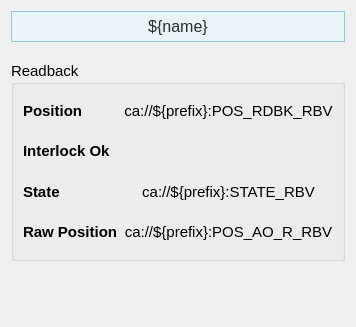
<?xml version="1.0" encoding="UTF-8"?>
<ui version="4.0">
 <class>Form</class>
 <widget class="QWidget" name="Form">
  <property name="geometry">
   <rect>
    <x>0</x>
    <y>0</y>
    <width>351</width>
    <height>327</height>
   </rect>
  </property>
  <property name="sizePolicy">
   <sizepolicy hsizetype="Preferred" vsizetype="Preferred">
    <horstretch>0</horstretch>
    <verstretch>0</verstretch>
   </sizepolicy>
  </property>
  <property name="windowTitle">
   <string>Form</string>
  </property>
  <layout class="QVBoxLayout" name="verticalLayout_2">
   <item>
    <widget class="PyDMLabel" name="PyDMLabel_11">
     <property name="maximumSize">
      <size>
       <width>16777215</width>
       <height>40</height>
      </size>
     </property>
     <property name="font">
      <font>
       <pointsize>12</pointsize>
      </font>
     </property>
     <property name="toolTip">
      <string/>
     </property>
     <property name="styleSheet">
      <string notr="true">    background-color: #e8f4f8;

    border: 1px solid #90c8e0;

    padding: 5px;

    color: rgb(43, 43, 43);</string>
     </property>
     <property name="text">
      <string>${name}</string>
     </property>
     <property name="alignment">
      <set>Qt::AlignCenter</set>
     </property>
    </widget>
   </item>
   <item>
    <spacer name="verticalSpacer_2">
     <property name="orientation">
      <enum>Qt::Vertical</enum>
     </property>
     <property name="sizeType">
      <enum>QSizePolicy::Fixed</enum>
     </property>
     <property name="sizeHint" stdset="0">
      <size>
       <width>20</width>
       <height>13</height>
      </size>
     </property>
    </spacer>
   </item>
   <item>
    <widget class="QGroupBox" name="groupBox">
     <property name="sizePolicy">
      <sizepolicy hsizetype="Preferred" vsizetype="Fixed">
       <horstretch>0</horstretch>
       <verstretch>0</verstretch>
      </sizepolicy>
     </property>
     <property name="minimumSize">
      <size>
       <width>0</width>
       <height>200</height>
      </size>
     </property>
     <property name="font">
      <font>
       <pointsize>11</pointsize>
      </font>
     </property>
     <property name="title">
      <string>Readback</string>
     </property>
     <layout class="QVBoxLayout" name="verticalLayout_14">
      <item>
       <layout class="QHBoxLayout" name="horizontalLayout_4" stretch="1,2">
        <item>
         <layout class="QVBoxLayout" name="verticalLayout">
          <item>
           <widget class="QLabel" name="interlock_ok_label_9">
            <property name="font">
             <font>
              <pointsize>11</pointsize>
             </font>
            </property>
            <property name="styleSheet">
             <string/>
            </property>
            <property name="text">
             <string>&lt;html&gt;&lt;head/&gt;&lt;body&gt;&lt;p&gt;&lt;span style=&quot; font-weight:600;&quot;&gt;Position&lt;/span&gt;&lt;/p&gt;&lt;/body&gt;&lt;/html&gt;</string>
            </property>
           </widget>
          </item>
          <item>
           <widget class="QLabel" name="interlock_ok_label_8">
            <property name="font">
             <font>
              <pointsize>11</pointsize>
             </font>
            </property>
            <property name="styleSheet">
             <string/>
            </property>
            <property name="text">
             <string>&lt;html&gt;&lt;head/&gt;&lt;body&gt;&lt;p&gt;&lt;span style=&quot; font-weight:600;&quot;&gt;Interlock Ok&lt;/span&gt;&lt;/p&gt;&lt;/body&gt;&lt;/html&gt;</string>
            </property>
           </widget>
          </item>
          <item>
           <widget class="QLabel" name="interlock_ok_label_11">
            <property name="font">
             <font>
              <pointsize>11</pointsize>
             </font>
            </property>
            <property name="styleSheet">
             <string/>
            </property>
            <property name="text">
             <string>&lt;html&gt;&lt;head/&gt;&lt;body&gt;&lt;p&gt;&lt;span style=&quot; font-weight:600;&quot;&gt;State&lt;/span&gt;&lt;/p&gt;&lt;/body&gt;&lt;/html&gt;</string>
            </property>
           </widget>
          </item>
          <item>
           <widget class="QLabel" name="interlock_ok_label_10">
            <property name="font">
             <font>
              <pointsize>11</pointsize>
             </font>
            </property>
            <property name="styleSheet">
             <string/>
            </property>
            <property name="text">
             <string>&lt;html&gt;&lt;head/&gt;&lt;body&gt;&lt;p&gt;&lt;span style=&quot; font-weight:600;&quot;&gt;Raw Position&lt;/span&gt;&lt;/p&gt;&lt;/body&gt;&lt;/html&gt;</string>
            </property>
           </widget>
          </item>
         </layout>
        </item>
        <item>
         <layout class="QVBoxLayout" name="verticalLayout_4">
          <item>
           <widget class="PyDMLabel" name="PyDMLabel_8">
            <property name="toolTip">
             <string/>
            </property>
            <property name="text">
             <string>ca://${prefix}:POS_RDBK_RBV</string>
            </property>
            <property name="alignment">
             <set>Qt::AlignCenter</set>
            </property>
            <property name="precision">
             <number>0</number>
            </property>
            <property name="showUnits">
             <bool>false</bool>
            </property>
            <property name="precisionFromPV">
             <bool>true</bool>
            </property>
            <property name="alarmSensitiveContent">
             <bool>false</bool>
            </property>
            <property name="alarmSensitiveBorder">
             <bool>true</bool>
            </property>
            <property name="PyDMToolTip">
             <string/>
            </property>
            <property name="channel">
             <string>ca://${prefix}:POS_RDBK_RBV</string>
            </property>
            <property name="enableRichText">
             <bool>false</bool>
            </property>
            <property name="displayLabelText">
             <bool>false</bool>
            </property>
            <property name="disconnectedText">
             <string/>
            </property>
           </widget>
          </item>
          <item>
           <widget class="PyDMByteIndicator" name="PyDMByteIndicator">
            <property name="toolTip">
             <string/>
            </property>
            <property name="channel">
             <string>ca://${prefix}:ILK_OK_RBV</string>
            </property>
            <property name="showLabels">
             <bool>false</bool>
            </property>
            <property name="circles">
             <bool>true</bool>
            </property>
           </widget>
          </item>
          <item>
           <widget class="PyDMLabel" name="PyDMLabel_10">
            <property name="toolTip">
             <string/>
            </property>
            <property name="text">
             <string>ca://${prefix}:STATE_RBV</string>
            </property>
            <property name="alignment">
             <set>Qt::AlignCenter</set>
            </property>
            <property name="precision">
             <number>0</number>
            </property>
            <property name="showUnits">
             <bool>false</bool>
            </property>
            <property name="precisionFromPV">
             <bool>true</bool>
            </property>
            <property name="alarmSensitiveContent">
             <bool>false</bool>
            </property>
            <property name="alarmSensitiveBorder">
             <bool>true</bool>
            </property>
            <property name="PyDMToolTip">
             <string/>
            </property>
            <property name="channel">
             <string>ca://${prefix}:STATE_RBV</string>
            </property>
            <property name="enableRichText">
             <bool>false</bool>
            </property>
            <property name="displayLabelText">
             <bool>false</bool>
            </property>
            <property name="disconnectedText">
             <string/>
            </property>
           </widget>
          </item>
          <item>
           <widget class="PyDMLabel" name="PyDMLabel_9">
            <property name="toolTip">
             <string/>
            </property>
            <property name="text">
             <string>ca://${prefix}:POS_AO_R_RBV</string>
            </property>
            <property name="alignment">
             <set>Qt::AlignCenter</set>
            </property>
            <property name="precision">
             <number>0</number>
            </property>
            <property name="showUnits">
             <bool>false</bool>
            </property>
            <property name="precisionFromPV">
             <bool>true</bool>
            </property>
            <property name="alarmSensitiveContent">
             <bool>false</bool>
            </property>
            <property name="alarmSensitiveBorder">
             <bool>true</bool>
            </property>
            <property name="PyDMToolTip">
             <string/>
            </property>
            <property name="channel">
             <string>ca://${prefix}:POS_AO_R_RBV</string>
            </property>
            <property name="enableRichText">
             <bool>false</bool>
            </property>
            <property name="displayLabelText">
             <bool>false</bool>
            </property>
            <property name="disconnectedText">
             <string/>
            </property>
           </widget>
          </item>
         </layout>
        </item>
       </layout>
      </item>
     </layout>
    </widget>
   </item>
   <item>
    <spacer name="verticalSpacer">
     <property name="orientation">
      <enum>Qt::Vertical</enum>
     </property>
     <property name="sizeHint" stdset="0">
      <size>
       <width>20</width>
       <height>89</height>
      </size>
     </property>
    </spacer>
   </item>
  </layout>
 </widget>
 <customwidgets>
  <customwidget>
   <class>PyDMByteIndicator</class>
   <extends>QWidget</extends>
   <header>pydm.widgets.byte</header>
  </customwidget>
  <customwidget>
   <class>PyDMLabel</class>
   <extends>QLabel</extends>
   <header>pydm.widgets.label</header>
  </customwidget>
 </customwidgets>
 <resources/>
 <connections/>
</ui>
